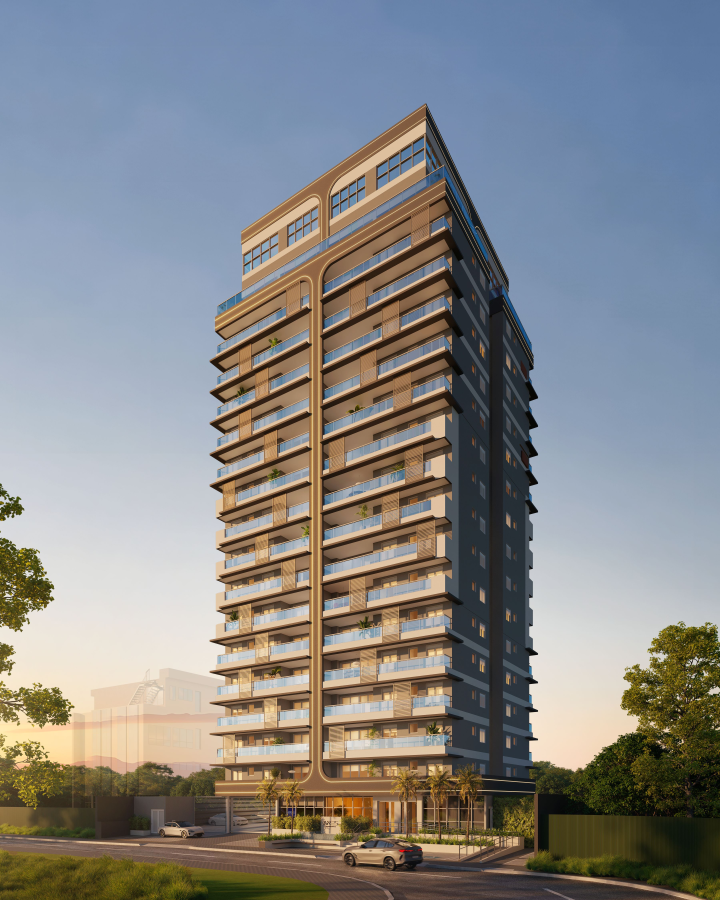
#> input picture src/assets/TEC_ITA_04_FACHADA_02_P2.jpg, 3600 x 4500 px (shown at 1/5 size)
$ python prepare_assets.py
#> lines starting #> are read from the running program, lines starting #| are printed output that depends on the picture
"""Create web derivatives of the supplied client assets. Requires Pillow."""
from pathlib import Path
from PIL import Image, ImageOps, ImageDraw
import json

ROOT = Path(__file__).resolve().parent
SOURCE = ROOT / 'assets-source'
OUT = ROOT / 'public' / 'images'
OUT.mkdir(parents=True, exist_ok=True)
selections = {
    'hero': 'src/assets/TEC_ITA_04_FACHADA_02_P2.jpg',
    'pool': '*21_PISCINA ADULTO*',
    'gourmet': '*20_AREA DO CHURRASCO*',
    'fitness': '*19_FITNESS*',
    'kids': '*11_ESPAÇO KIDS*',
    'party': '*15_SALAO DE FESTAS*',
    'living': '*26_LIVING*',
    'suite': '*27_SUITE*',
    'balcony': '*28_SACADA*',
    'access': '*06_ACESSO_EF2*',
    'lobby': '*07_LOBBY*',
    'region': '*01_FOTOMONTAGEM*',
    'region-2': '*02_FOTOMONTAGEM*',
    'plan-a': '*05_PH_APTO A_EF-V2*',
    'plan-b': '*06_PH_APTO B_EF-V2*',
}
manifest = []
contact = Image.new('RGB', (900, 240 * 5), '#eeeae2')
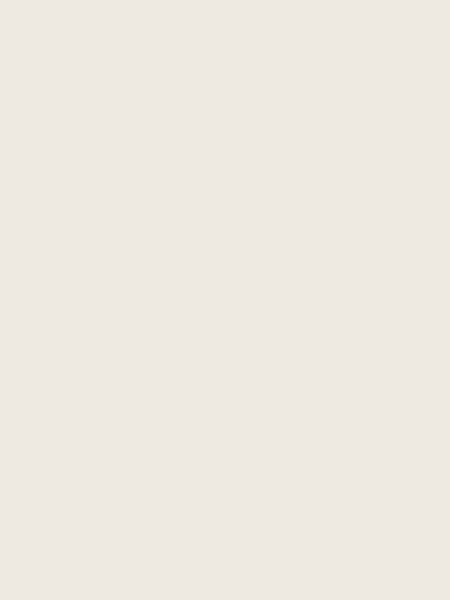
#> contact: PIL image 900x1200 RGB (shown at 1/2 size); mean R, G, B 238, 234, 226
draw = ImageDraw.Draw(contact)
for index, (name, pattern) in enumerate(selections.items()):
    source = ROOT / pattern if name == 'hero' else next(SOURCE.rglob(pattern))
    with Image.open(source) as original:
#> original is the input picture: PIL image 3600x4500 RGB; mean R, G, B 133.2, 134.2, 135.2
        original = ImageOps.exif_transpose(original).convert('RGB')
        size = 2200 if name == 'hero' else 1600
        resized = original.copy()
        resized.thumbnail((size, size), Image.Resampling.LANCZOS)
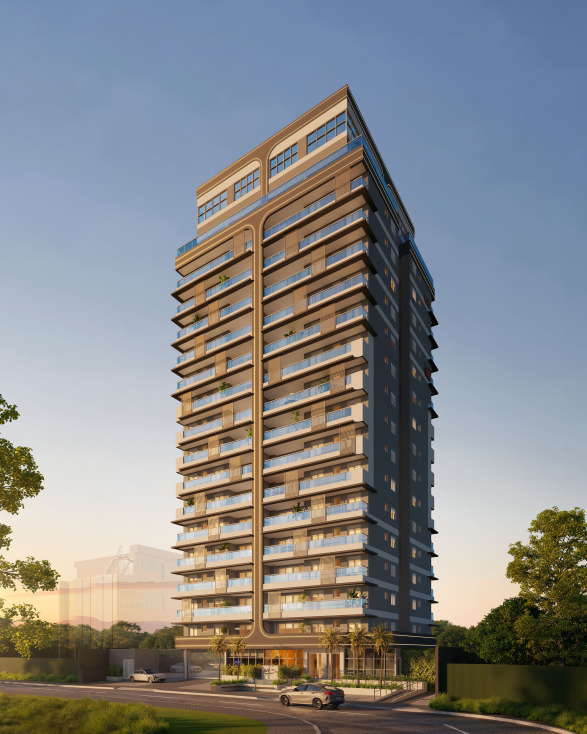
#> resized: PIL image 1760x2200 RGB (shown at 1/3 size); mean R, G, B 133.2, 134.2, 135.2
        output_name = 'hero-ares' if name == 'hero' else name
        resized.save(OUT / f'{output_name}.webp', quality=86, method=6)
        preview = ImageOps.contain(original, (290, 205))
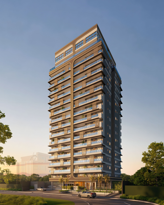
#> preview: PIL image 164x205 RGB; mean R, G, B 133.2, 134.2, 135.2
        x, y = (index % 3) * 300, (index // 3) * 240
        contact.paste(preview, (x, y))
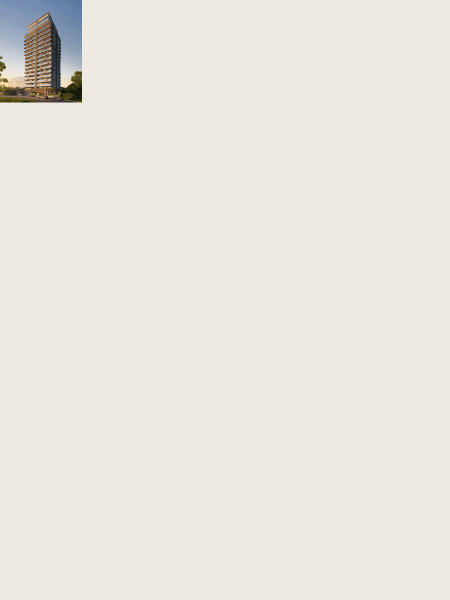
#> contact: PIL image 900x1200 RGB (shown at 1/2 size); mean R, G, B 234.7, 230.9, 223.2
#> (the run stopped early here; a loop or call above may not have finished)
